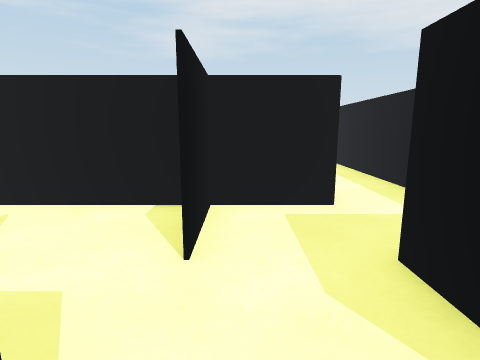
[1] (above)

17 first-person views from a walk through a scene from a Unity 3-D project. The camera is 1.2 m above the floor, tilts 10° down and sees 80° across. The floor is counted in squares, 1 m on a side. Each view is taken from the middle of a square. On the plan, view 1 faces up. The plan holds only what a view shows up to about 13 squares ahead; the rest is blank. The player character is not drawn.

[2]
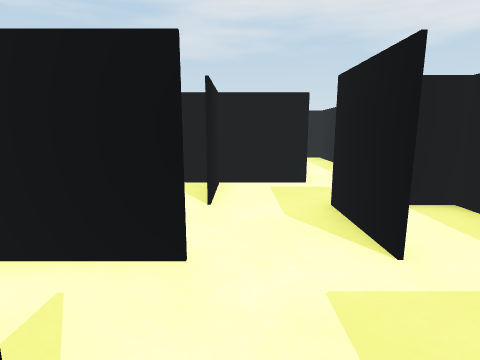

[3]
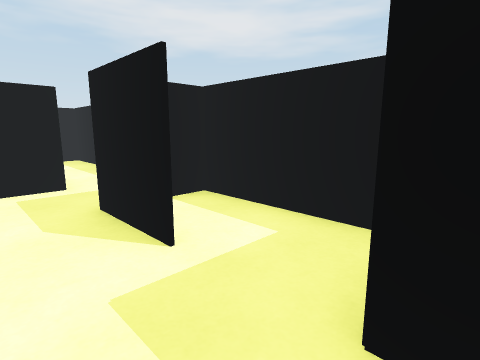

[4]
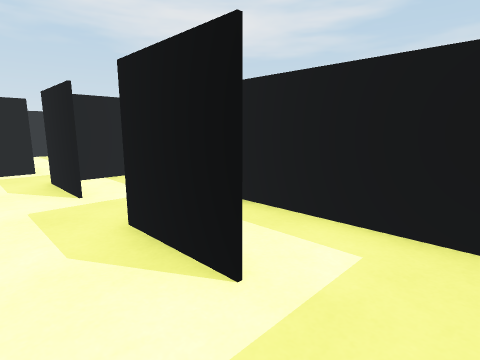

[5]
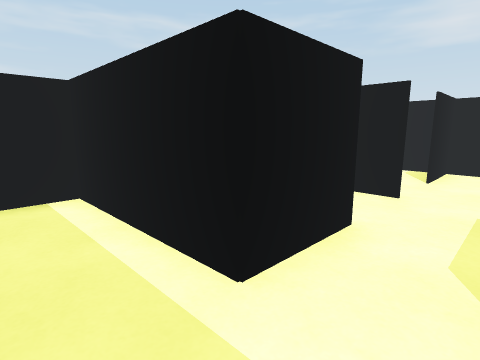

[6]
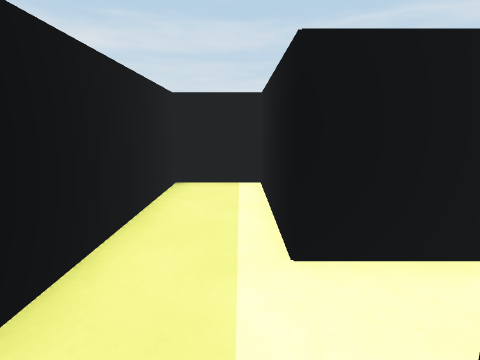

[7]
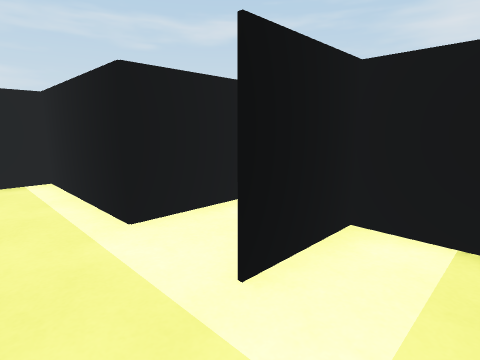

[8]
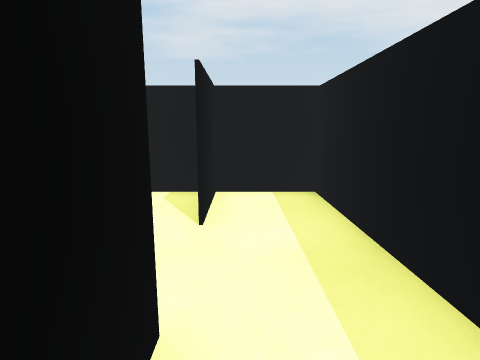

[9]
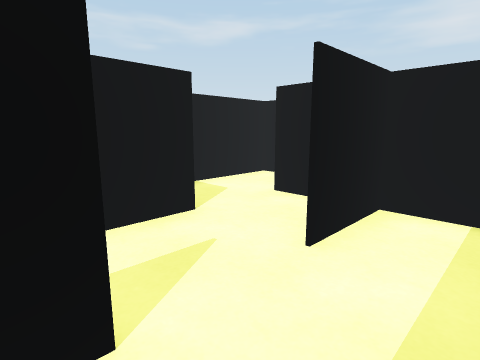

[10]
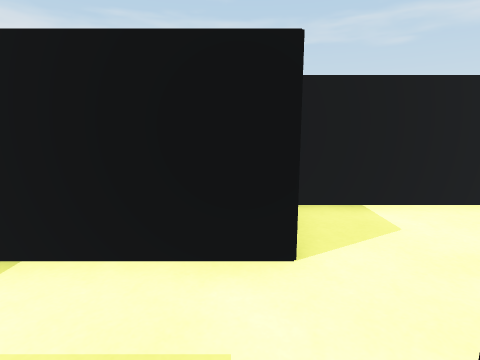

[11]
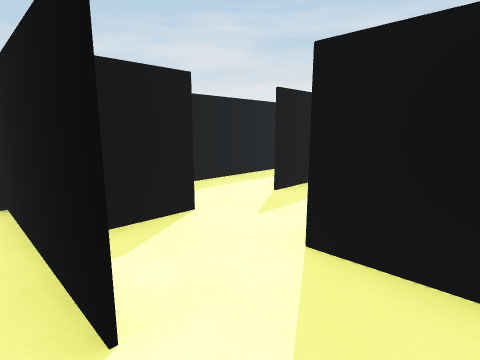

[12]
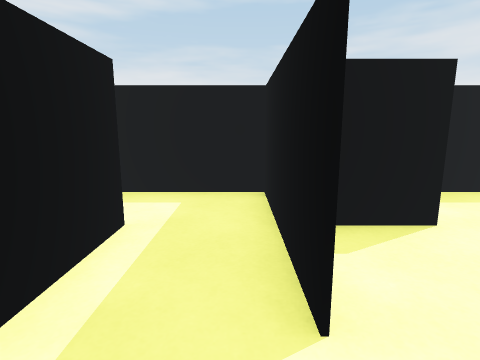

[13]
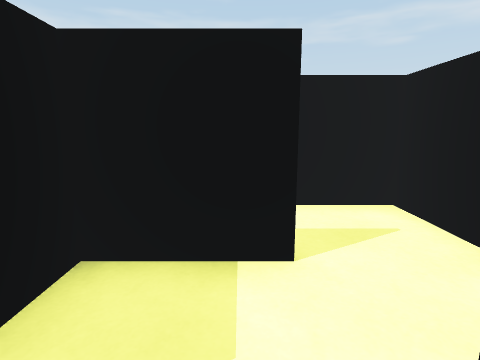

[14]
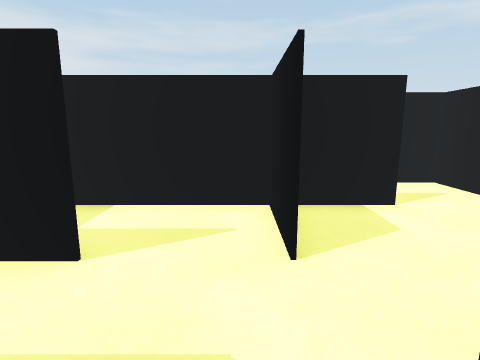

[15]
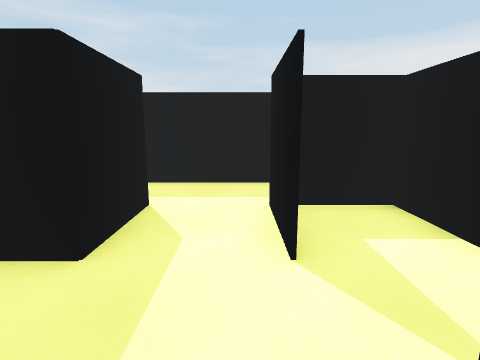

[16]
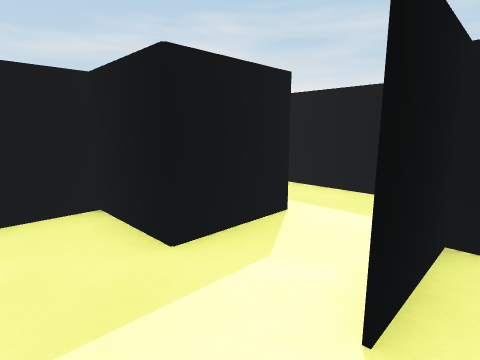

[17]
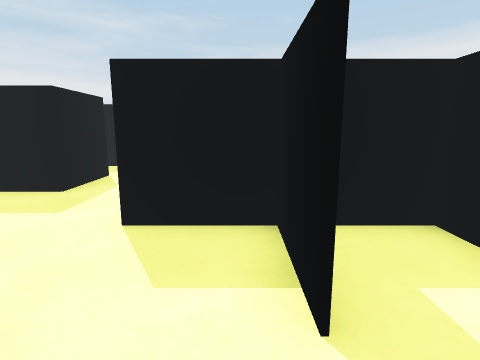

### Floor plan
Ten units are one square. View 1 is at (0, 0); x grows to the right and y downward. Boxes are objects, and circles mark ways between rooms. Rooms are numbered by the first view taken in them; rooms with no view inside come last. Other rooms are left out.
<svg viewBox="-50 -135 90 195">
<path fill="none" stroke="#000" d="M-5 14 -5 35 -5 15M-4 -5 -25 -5M-25 -9 -25 35 -5 35M15 36 15 15M-5 35 -45 35 -45 55 29 55M35 48 35 9M28 15 15 15 15 35M15 -66 15 -60M35 -105 15 -105 15 -85M35 -40 35 -109M-20 -85 -5 -85M12 -105 -5 -105M-20 -125 -25 -125 -25 -89M15 -84 15 -99M4 -45 -5 -45 -5 -25M15 -4 15 -25M35 9 35 -25 20 -25M15 15 35 15M-25 -26 -25 -9M-25 -5 -5 -5M-6 -45 -45 -45 -45 -29M-45 -5 -31 -5M15 -125 -4 -125M-6 -105 35 -105M35 -109 35 -124M-5 -85 -5 -58M15 -52 15 -65M16 -45 4 -45"/>
<circle cx="0" cy="25" r="3" fill="#2a7"/>
<circle cx="0" cy="-10" r="3" fill="#2a7"/>
<circle cx="20" cy="0" r="3" fill="#2a7"/>
<circle cx="10" cy="-75" r="3" fill="#2a7"/>
<circle cx="25" cy="-55" r="3" fill="#2a7"/>
<circle cx="5" cy="-120" r="3" fill="#2a7"/>
<circle cx="0" cy="-90" r="3" fill="#2a7"/>
<circle cx="-10" cy="-20" r="3" fill="#2a7"/>
<circle cx="10" cy="-40" r="3" fill="#2a7"/>
<text x="-10" y="10">1</text>
<text x="0" y="40">2</text>
<text x="20" y="-80">3</text>
<text x="-10" y="-100">4</text>
<text x="0" y="-30">5</text>
<text x="30" y="-10">6</text>
<text x="-30" y="-30">7</text>
<text x="10" y="-120">8</text>
<text x="0" y="-70">9</text>
<text x="20" y="-40">10</text>
</svg>
Room 1 opens to room 2. Room 1 opens to room 5. Room 1 opens to room 6. Room 3 opens to room 9. Room 3 opens to room 10. Room 4 opens to room 8. Room 4 opens to room 9. Room 5 opens to room 7. Room 5 opens to room 10.

Where each view was taken, in squares from view 1:
view 1: 0 up, 0 right, facing up
view 2: 2 down, 0 right, facing up
view 3: 2 down, 0 right, facing up-right
view 4: 5 down, 0 right, facing up-right
view 5: 5 down, 1 right, facing up-left
view 6: 4 down, 2 right, facing left
view 7: 5 down, 3 right, facing up-left
view 8: 5 up, 2 right, facing up
view 9: 6 up, 3 right, facing up-left
view 10: 8 up, 2 right, facing left
view 11: 11 up, 2 left, facing down-right
view 12: 11 up, 2 left, facing right
view 13: 2 up, 0 right, facing left
view 14: 0 up, 2 right, facing left
view 15: 1 up, 0 right, facing down
view 16: 0 up, 1 left, facing down-right
view 17: 4 up, 2 left, facing down
